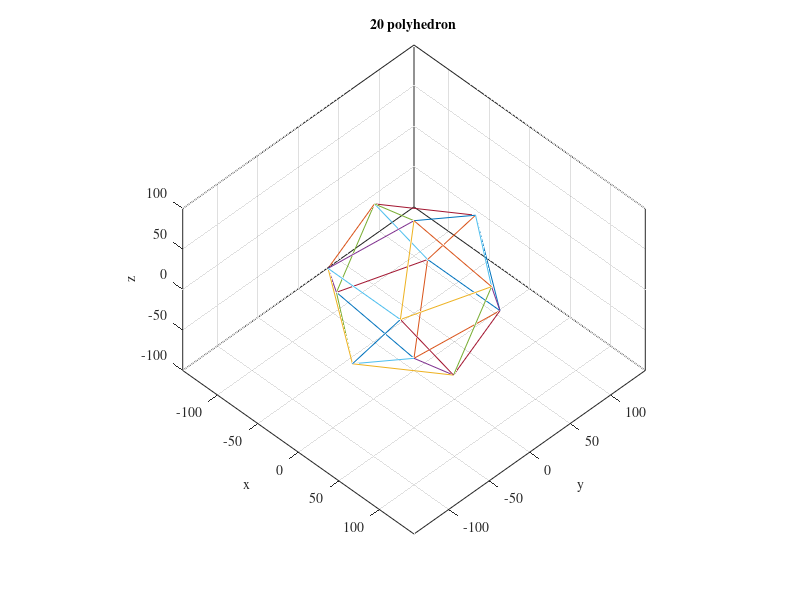

Recreate this plot in MATLAB. (Note: this script raises an error after producing the figure.)
% Based the parametrised icosahedron showing some cube symmetries
% fon GeoGebra
% https://www.geogebra.org/m/qRm7fGdS

close all
clear all
clc

cmap = flipud(colormap(gray(256)));
font_size = 10;
set(0, 'defaultfigurecolor', 'w', ...
    'defaultfigurecolormap', cmap, ...
    'defaultaxesfontname',  'times', ...
    'defaulttextfontSize', font_size, ...
    'defaultaxesfontsize', font_size, ...
    'defaultaxeslayer', 'top')

r = 85;
divline = 2;
number_of_directions = (divline^2)*10+2;

a = 1 / sqrt(5);
b = (1 - a) / 2;
c = (1 + a) / 2;
d = sqrt(b);
e = sqrt(c);

ico = [0 0 1;
        0 2*a a;
        e b a;
        d -c a;
        -d -c a;
        -e b a;
        d c -a;
        e -b -a;
        0 -2*a -a;
        -e -b -a;
        -d c -a;
        0 0 -1];

%thetax = acosd(sqrt(5)/3) - 10; thetay = 0; thetaz = -18*5;
thetax = 0; thetay = 0; thetaz = -18*5;
Rx = [1 0 0; 0 cosd(thetax) -sind(thetax); 0 sind(thetax) cosd(thetax)];
Ry = [cosd(thetay) 0 sind(thetay); 0 1 0; -sind(thetay) 0 cosd(thetay)];
Rz = [cosd(thetaz) -sind(thetaz) 0; sind(thetaz) cosd(thetaz) 0; 0 0 1];
%ico = (Rz*Rx*ico')';

poly = ico .* r;


neighbor_length = poly(2,:) - poly(1,:);
neighbor_length = sqrt(neighbor_length(1)^2 + neighbor_length(2)^2 + neighbor_length(3)^2);

error = neighbor_length*0.2;


for i=1:length(poly)-1
    for j=i+1:length(poly)
        clear judge
        judge = poly(j,:) - poly(i,:);
        judge = sqrt(judge(1)^2 + judge(2)^2 + judge(3)^2);
        if abs(judge - neighbor_length) < error
            plot3(poly([i j], 1), poly([i j], 2), poly([i j], 3));
            hold on
            neighbor(i, j) = 1;
        end
    end
end

%view([-1 0 0]);
%axis([-100 100 -100 100 -100 100]);
zoom(0.7), grid on, box on, axis equal, axis vis3d, xlabel('x'), ylabel('y'), zlabel('z')
title(['20 polyhedron']);
view([45 45])
%axis square;


clear neighbor_length



k=1;


for i=1:length(poly)-1
    
    poly2(k,:) = poly(i,:);
    k = k+1;
    for j=i+1:length(poly)
        
        if neighbor(i,j) == 1
            
            new_pt_len = (poly(j, :) - poly(i, :));
            
            new_pt_len_abs = sqrt(new_pt_len(1)^2 + new_pt_len(2)^2 + new_pt_len(3)^2);

            a = new_pt_len_abs;
            
            A = acos((r^2+r^2-a^2)/(2*r*r));
            BC = (pi-A)/2;
            
            for l = 1:divline-1
                a_len = r*sin(A*l/divline)/sin(pi-BC-A*l/divline);
                new_pt = poly(i, :) + new_pt_len*(a_len/new_pt_len_abs);
            
                poly2(k,:) = new_pt;
                k = k+1;
            end
        end
    end
end

poly2(k,:) = poly(length(poly),:);


for i=1:length(poly2)
    [THETA PHI R] = cart2sph(poly2(i,1),poly2(i,2),poly2(i,3));
    poly2_sph(i,:) = [THETA poly2(i,3)];
end


[Y I] = sortrows(poly2_sph,[-2, 1]);

for i=1:length(poly2_sph)
    test(i,:) = poly2(I(i),:);
end
value = test;


clear poly poly2


k=1;
elev=1;
count=2;
median_count=0;
for i=1:length(value)
    poly(k,:) = value(i,:);
    k=k+1;
    if i~=length(value)
        if elev < divline
            judge = value(i+1,:) - value(i,:);
            judge2 = sqrt(judge(1)^2 + judge(2)^2 + judge(3)^2);
            if abs(value(i,3) - value(i+1,3)) < 0.1
                a = judge2;
                A = acos((r^2+r^2-a^2)/(2*r*r));
                BC = (pi-A)/2;

                for l = 1:elev-1
                    a_len = r*sin(A*l/elev)/sin(pi-BC-A*l/elev);
                    new_pt = value(i, :) + judge*(a_len/judge2);

                    poly(k,:) = new_pt;
                    k = k+1;
                end
                
            elseif abs(value(i,3) - value(i+1,3)) > 1 && i ~=1
                judge = value(count,:) - value(i,:);
                judge2 = sqrt(judge(1)^2 + judge(2)^2 + judge(3)^2);
                a = judge2;
                A = acos((r^2+r^2-a^2)/(2*r*r));
                BC = (pi-A)/2;
                for l = 1:elev-1
                    a_len = r*sin(A*l/elev)/sin(pi-BC-A*l/elev);
                    new_pt = value(i, :) + judge*(a_len/judge2);

                    poly(k,:) = new_pt;
                    k = k+1;
                end
                count=i+1;
                elev = elev + 1;
            end

        elseif elev == divline
            if abs(value(i,3) - value(i+1,3)) > 1 && i ~=1
                count=i+1;
                elev = elev + 1;
            end

        elseif elev < 2*divline
            median_count = median_count+1;
            judge = value(i+1,:) - value(i,:);
            judge2 = sqrt(judge(1)^2 + judge(2)^2 + judge(3)^2);

            if abs(value(i,3) - value(i+1,3)) < 0.1
                a = judge2;
                A = acos((r^2+r^2-a^2)/(2*r*r));
                BC = (pi-A)/2;
                if rem(floor(2*(elev-divline)/(divline+1))+median_count, 2)
                    for l = 1:elev-divline-1
                        a_len = r*sin(A*l/(elev-divline))/sin(pi-BC-A*l/(elev-divline));
                        new_pt = value(i, :) + judge*(a_len/judge2);

                        poly(k,:) = new_pt;
                        k = k+1;
                    end
                else                    
                    for l = 1:2*divline-elev-1
                        a_len = r*sin(A*l/(2*divline-elev))/sin(pi-BC-A*l/(2*divline-elev));
                        new_pt = value(i, :) + judge*(a_len/judge2);

                        poly(k,:) = new_pt;
                        k = k+1;
                    end
                end

            elseif abs(value(i,3) - value(i+1,3)) > 1 && i ~=1
                judge = value(count,:) - value(i,:);
                judge2 = sqrt(judge(1)^2 + judge(2)^2 + judge(3)^2);
                a = judge2;
                A = acos((r^2+r^2-a^2)/(2*r*r));
                BC = (pi-A)/2;
                if rem(floor(2*(elev-divline)/(divline+1))+median_count, 2)
                    for l = 1:elev-divline-1
                        a_len = r*sin(A*l/(elev-divline))/sin(pi-BC-A*l/(elev-divline));
                        new_pt = value(i, :) + judge*(a_len/judge2);

                        poly(k,:) = new_pt;
                        k = k+1;
                    end
                else                    
                    for l = 1:2*divline-elev-1
                        a_len = r*sin(A*l/(2*divline-elev))/sin(pi-BC-A*l/(2*divline-elev));
                        new_pt = value(i, :) + judge*(a_len/judge2);

                        poly(k,:) = new_pt;
                        k = k+1;
                    end
                end
                count=i+1;
                elev = elev + 1;
                median_count=0;
            end
            
        elseif elev == 2*divline
            if abs(value(i,3) - value(i+1,3)) > 1 && i ~=1
                count=i+1;
                elev = elev + 1;
            end

        elseif elev < 3*divline

            judge = value(i+1,:) - value(i,:);
            judge2 = sqrt(judge(1)^2 + judge(2)^2 + judge(3)^2);

            if abs(value(i,3) - value(i+1,3)) < 0.1

                a = judge2;

                A = acos((r^2+r^2-a^2)/(2*r*r));
                BC = (pi-A)/2;

                for l = 1:(3*divline - elev) -1

                    a_len = r*sin(A*l/(3*divline - elev))/sin(pi-BC-A*l/(3*divline - elev));
                    new_pt = value(i, :) + judge*(a_len/judge2);

                    poly(k,:) = new_pt;
                    k = k+1;
                end

            elseif abs(value(i,3) - value(i+1,3)) > 1 && i ~=1
                judge = value(count,:) - value(i,:);
                judge2 = sqrt(judge(1)^2 + judge(2)^2 + judge(3)^2);
                a = judge2;
                A = acos((r^2+r^2-a^2)/(2*r*r));
                BC = (pi-A)/2;
                for l = 1:(3*divline - elev)-1
                    a_len = r*sin(A*l/(3*divline - elev))/sin(pi-BC-A*l/(3*divline - elev));
                    new_pt = value(i, :) + judge*(a_len/judge2);

                    poly(k,:) = new_pt;
                    k = k+1;
                end
                count=i+1;
                elev = elev + 1;
            end

            
        end
    end
end


k=k-1;



for i=1:k
    [THETA PHI R] = cart2sph(poly(i,1),poly(i,2),poly(i,3));

    [X Y Z] = sph2cart(THETA, PHI, r);

    poly2(i,:) = [X Y Z];
end


neighbor_length = poly2(2,:) - poly2(1,:);
neighbor_length = sqrt(neighbor_length(1)^2 + neighbor_length(2)^2 + neighbor_length(3)^2);

error = neighbor_length*0.4;
side_count = 1;

for i=1:length(poly2)-1
    for j=i+1:length(poly2)
        clear judge

        judge = poly2(j,:) - poly2(i,:);
        judge = sqrt(judge(1)^2 + judge(2)^2 + judge(3)^2);

        if abs(judge - neighbor_length) < error
            neighbor2(i, j) = 1;
            side_length(side_count) = judge;
            side_length_error(side_count) = abs(judge - neighbor_length);
            side_count = side_count + 1;
        end
    end
end


clear value

[s  I] = sort(poly2(:,3),'ascend');

for i=1:length(I)
    sortpoly(i,:) = poly2(I(i),:);
end
poly2 = sortpoly;

for i=1:length(sortpoly)
    [THETA PHI R] = cart2sph(sortpoly(i,1), sortpoly(i,2), sortpoly(i,3));
    value(length(sortpoly)+1-i,:) = [THETA PHI];
end

dist = 1;
[x(:, 1), x(:, 2), x(:, 3)] = sph2cart(value(:, 1), value(:, 2), dist);
weight = quadweight(x)'/(4*pi);
msh = convhull(x);

% Spherical harmonic analysis
thres = 1e-4;                   % minimum threshold for plot scale
thres_log = log10(thres);       % threshold in log-scale
ctick_log = thres_log:0;
ctick = 10.^ctick_log;
val = 'complex';                % values of spherical harmonics (real or complex)
nrm = 'norm';                   % normalization type of spherical harmonics
Nx = length(x);
ord = floor(sqrt(Nx) - 1);
if ord > 5, ordinit = 5; else ordinit = 1; end
Y = zeros(Nx, (ord + 1)^2);
for n = 0:ord
    for m=-n:n
        Y(:, n^2+n+m+1) = ynm(n, m, x, val, nrm);
    end
end
D = Y'*diag(weight)*Y;
%D = Y'*Y/Nx;
E = eye(size(D)) - D;

figure
subplot(231)
plot3(x(:, 1), x(:, 2), x(:, 3), 'r.')
xlabel('x')
ylabel('y')
zlabel('z')
grid on
axis equal, axis tight
view([90 0])

subplot(232)
plot(value(:, 1)*180/pi, value(:, 2)*180/pi, 'r.')
xlabel('Azimuth')
ylabel('Elevation')
set(gca, 'xtick', -180:90:180, 'xticklabel', -180:90:180)
set(gca, 'ytick', -90:45:90, 'yticklabel', -90:45:90)
grid on
axis equal, axis tight

subplot(233)
V = log10(abs(D)); V(V < thres_log) = nan;
imagesc(0:size(D, 1)-1, 0:size(D, 2)-1, V)
axis xy
set(gca, 'xtick', (ordinit:ord).^2+(ordinit:ord), 'xticklabel', ordinit:ord)
set(gca, 'ytick', (ordinit:ord).^2+(ordinit:ord), 'yticklabel', ordinit:ord)
colorbar
set(gca, 'clim', [thres_log 0])
title_str= '$\epsilon^{(Q)}_{nmn^{\prime}m^{\prime}}$';
% title(title_str, 'interpreter', 'latex')
xlabel('$n^{\prime}$', 'interpreter', 'latex')
ylabel('$n$', 'interpreter', 'latex')
hcb = colorbar('eastoutside', ...
    'ytick', ctick_log, 'yticklabel', ctick, 'ylim', [min(ctick_log) max(ctick_log)]);
% set(hcb, 'ytickLabel', cellstr(num2str(reshape(get(hcb, 'ytick'), [], 1),'%0.3f')) )
%set(get(hcb, 'xlabel'), 'String', title_str, 'interpreter', 'latex', 'fontsize', font_size)
%colormap(cmap)
axis equal
axis tight
grid off
axis on
box on
set(gcf, 'paperpositionmode', 'auto')
% fig_name = ['fig_orthonormality_mic_', sampling_mic, '_ord', num2str(ord_mic), fig_nameext];
% print(fig_format, '-tiff', fig_res, [fig_folder, fig_name])


x = (Rz*Rx*x')';
[value(:, 1), value(:, 2), ~] = cart2sph(x(:, 1), x(:, 2), x(:, 3));
weight = quadweight(x)'/(4*pi);
sum(weight)
msh = convhull(x);

% Spherical harmonic analysis
Nx = length(x);
ord = floor(sqrt(Nx) - 1);
if ord > 5, ordinit = 5; else ordinit = 1; end
Y = zeros(Nx, (ord + 1)^2);
for n = 0:ord
    for m=-n:n
        Y(:, n^2+n+m+1) = ynm(n, m, x, val, nrm);
    end
end
D = Y'*diag(weight)*Y;
%D = Y'*Y/Nx;
E = eye(size(D)) - D;

subplot(234)
plot3(x(:, 1), x(:, 2), x(:, 3), 'r.')
xlabel('x')
ylabel('y')
zlabel('z')
grid on
axis equal, axis tight
view([90 0])

subplot(235)
plot(value(:, 1)*180/pi, value(:, 2)*180/pi, 'r.')
xlabel('Azimuth')
ylabel('Elevation')
set(gca, 'xtick', -180:90:180, 'xticklabel', -180:90:180)
set(gca, 'ytick', -90:45:90, 'yticklabel', -90:45:90)
grid on
axis equal, axis tight

subplot(236)
V = log10(abs(D)); V(V < thres_log) = nan;
imagesc(0:size(D, 1)-1, 0:size(D, 2)-1, V)
axis xy
set(gca, 'xtick', (ordinit:ord).^2+(ordinit:ord), 'xticklabel', ordinit:ord)
set(gca, 'ytick', (ordinit:ord).^2+(ordinit:ord), 'yticklabel', ordinit:ord)
colorbar
set(gca, 'clim', [thres_log 0])
title_str= '$\epsilon^{(Q)}_{nmn^{\prime}m^{\prime}}$';
% title(title_str, 'interpreter', 'latex')
xlabel('$n^{\prime}$', 'interpreter', 'latex')
ylabel('$n$', 'interpreter', 'latex')
hcb = colorbar('eastoutside', ...
    'ytick', ctick_log, 'yticklabel', ctick, 'ylim', [min(ctick_log) max(ctick_log)]);
% set(hcb, 'ytickLabel', cellstr(num2str(reshape(get(hcb, 'ytick'), [], 1),'%0.3f')) )
%set(get(hcb, 'xlabel'), 'String', title_str, 'interpreter', 'latex', 'fontsize', font_size)
%colormap(cmap)
axis equal
axis tight
grid off
axis on
box on
set(gcf, 'paperpositionmode', 'auto')
% fig_name = ['fig_orthonormality_mic_', sampling_mic, '_ord', num2str(ord_mic), fig_nameext];
% print(fig_format, '-tiff', fig_res, [fig_folder, fig_name])


% file_name = ['icolr', num2str(divline), '.mat'];
% save(['D:\prog\matlab\data\ico\hrir\', file_name], 'x', 'msh', 'weight');

disp(['number of points: ' num2str(number_of_directions)]);
a = x * x';
a(abs(a) >= 1) = 0;
disp(['maximum angle between adjacent points: ' num2str(max(min(acosd(a))))]);
